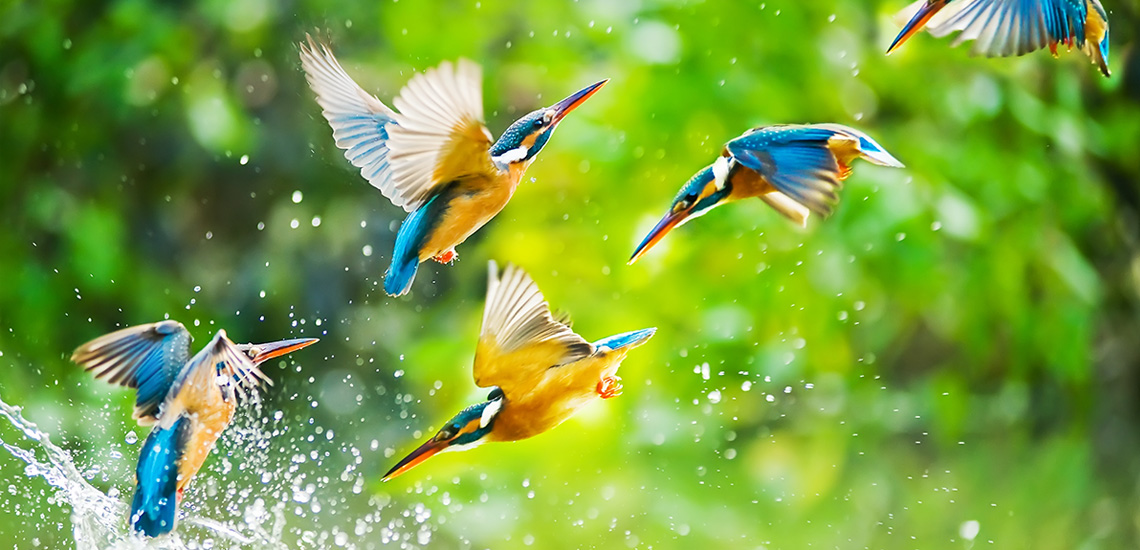
#> input picture Unit-14/Python for Computer Vision/Data/Birds.jpg, 1140 x 550 px, found by its file name
$ jupyter execute 'Program 299- CSLAB_COMPUTER_VISION_IMAGE_FILTERING_BLURRING_MEDIAN_BLUR_OPENCV.ipynb'
#> lines starting #> are read from the running program, lines starting #| are printed output that depends on the picture
<a href="https://colab.research.google.com/github/Deepsphere-AI/DSAI_Python_Programming/blob/main/Unit-14/Python%20for%20Computer%20Vision/Program%20299-%20CSLAB_COMPUTER_VISION_IMAGE_FILTERING_BLURRING_MEDIAN_BLUR_OPENCV.ipynb" target="_parent"></a>

[cell 1]
# *********************************************************************************************************************

  # File Name 	:   CSLAB_COMPUTER_VISION_IMAGE_FILTERING_BLURRING_MEDIAN_BLUR_OPENCV
  # Purpose 	:   A Program in Python using Computer Vision for Image Blurring (Median Blur)
  # Author	:   Deepsphere.ai
  # Reviewer 	:   Jothi Periasamy
  # Date 	:   10/28/2022
  # Version	:   1.0

# ***********************************************************************************************************************

## Program Description : Program for Image Blurring (Median Blur) using Opencv in Python

## Python Development Environment & Runtime - Python, Anaconda

import cv2

from google.colab.patches import cv2_imshow

import numpy as np

from google.colab import drive

drive.mount('/content/drive')

vAR_CSLAB_Birds_Image = cv2.imread('/content/drive/MyDrive/Semester-4/Introduction to Computer Vision/Data/Birds.jpg')
#> vAR_CSLAB_Birds_Image is the input picture: shape (550, 1140, 3); mean B, G, R 65.3, 160.7, 121.7

from matplotlib import pyplot as vAR_plt

vAR_CSLAB_img = cv2.imread('/content/drive/MyDrive/Semester-4/Introduction to Computer Vision/Data/Birds.jpg')

vAR_CSLAB_blur = cv2.medianBlur(vAR_CSLAB_img, 5)
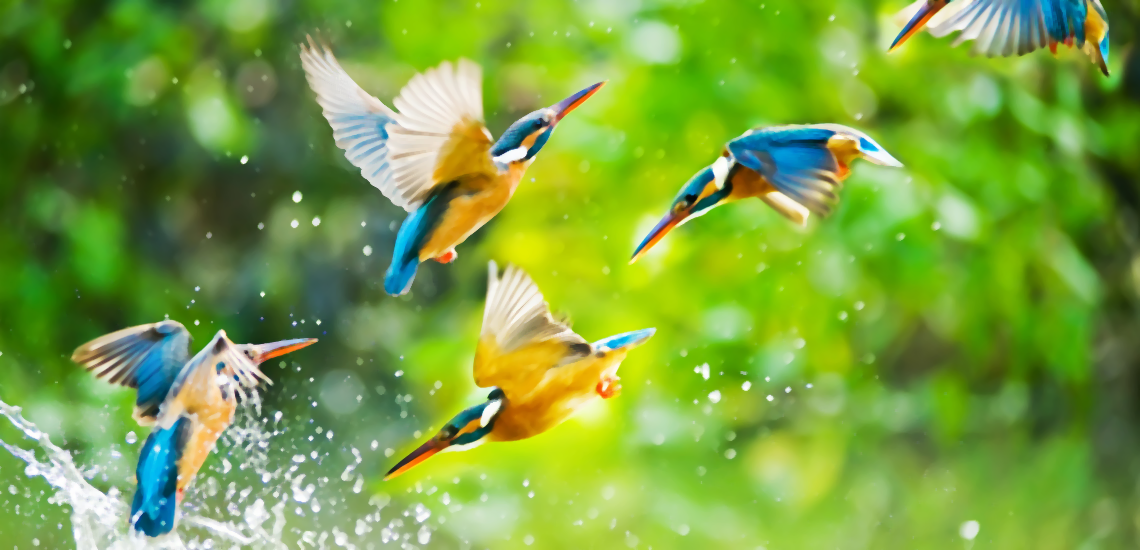
#> vAR_CSLAB_blur: shape (550, 1140, 3); mean B, G, R 64.5, 160.5, 121.3

vAR_plt.subplot(121)

vAR_plt.imshow(vAR_CSLAB_img)

vAR_plt.title('Original')

vAR_plt.xticks([])

vAR_plt.yticks([])

vAR_plt.subplot(122)

vAR_plt.imshow(vAR_CSLAB_blur)

vAR_plt.title('Median_Blur')

vAR_plt.xticks([])

vAR_plt.yticks([])

# ****************************************************************************************************************************
#   Disclaimer.

# We are providing this code block strictly for learning and researching, this is not a production
# ready code. We have no liability on this particular code under any circumstances; users should use
# this code on their own risk. All software, hardware and othr products that are referenced in these
# materials belong to the respective vendor who developed or who owns this product.

# ****************************************************************************************************************************
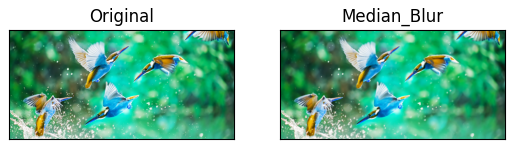
#> figure drawn by matplotlib, 2 panels; B, G, R data is drawn as R, G, B

$ run again, with Unit-14/Python for Computer Vision/Data/Apple.jpg copied over Unit-14/Python for Computer Vision/Data/Birds.jpg
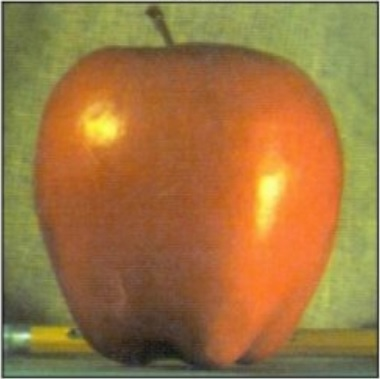
#> input picture Unit-14/Python for Computer Vision/Data/Apple.jpg, 380 x 379 px, found by its file name
#> vAR_CSLAB_Birds_Image is the input picture: shape (379, 380, 3); mean B, G, R 65, 117.8, 156.9
#> `[cell 1] # ***********************************************************..`:
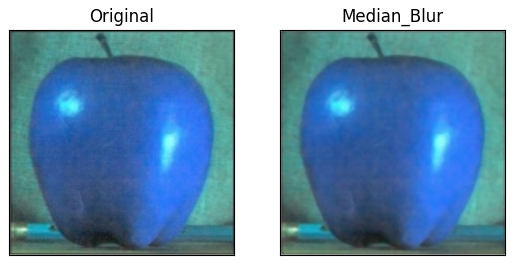
#> figure drawn by matplotlib, 2 panels; B, G, R data is drawn as R, G, B
